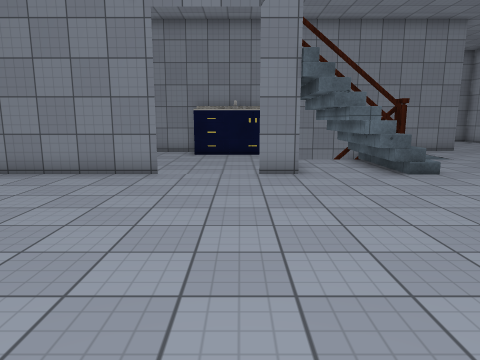
View 1 (above)

17 first-person views from a walk through a scene from a Unity 3-D project. The camera is 1.5 m above the floor, tilts 10° down and sees 70° across. Doors are open. The floor is counted in squares, 1 m on a side. Each view is taken from the middle of a square. On the plan, view 1 faces up. The plan holds only what a view shows up to about 16 squares ahead; the rest is blank. The place goes on beyond the plan. The player character is not drawn. Surface patterns are stand-ins for the level's own textures.

View 2
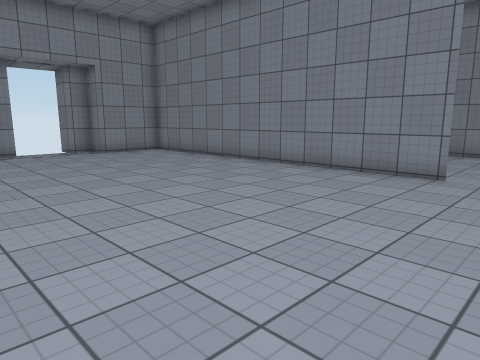

View 3
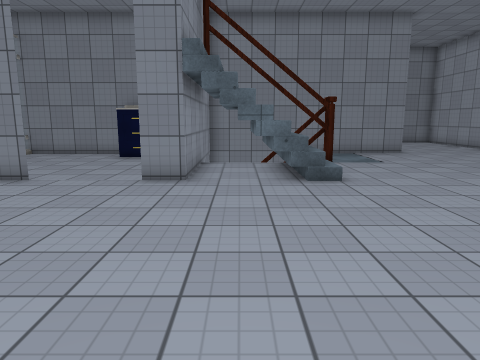

View 4
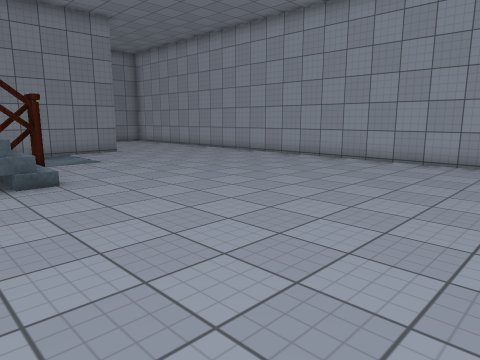

View 5
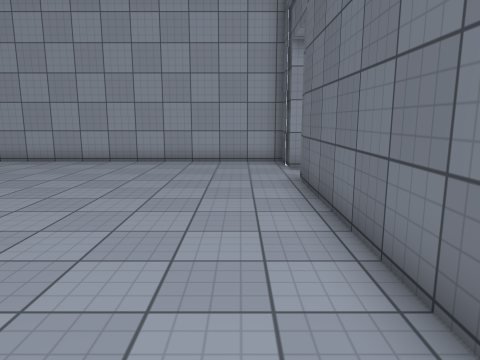

View 6
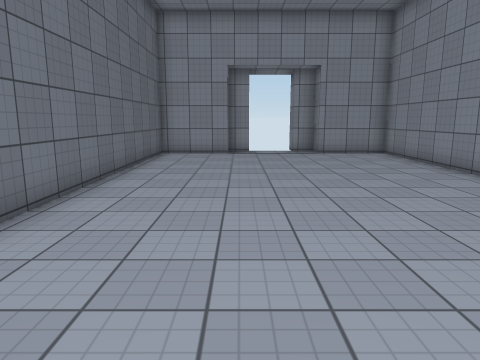

View 7
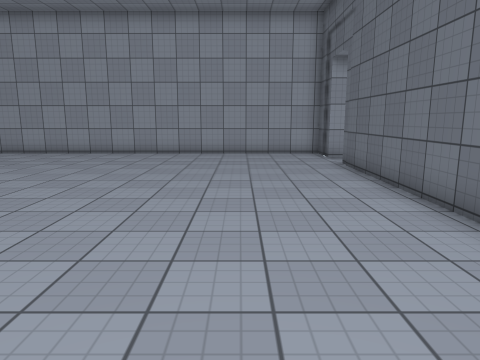

View 8
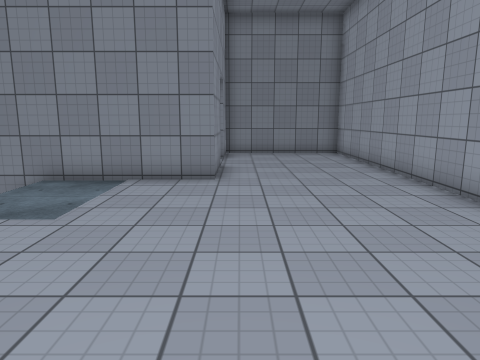

View 9
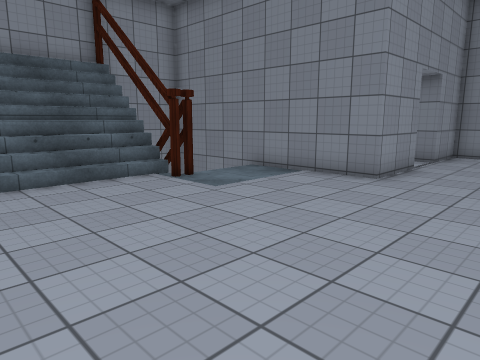

View 10
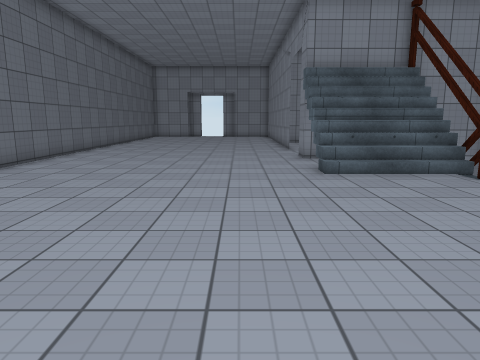

View 11
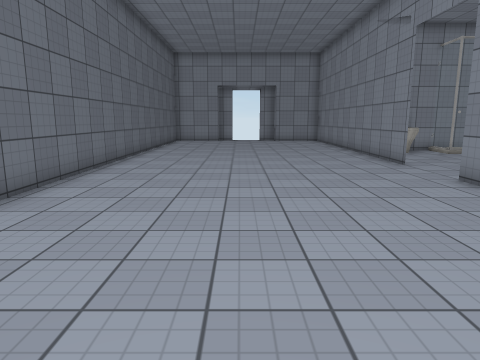

View 12
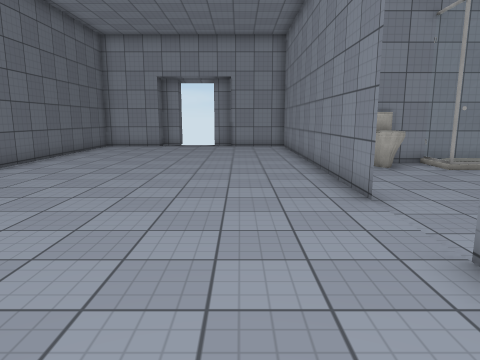

View 13
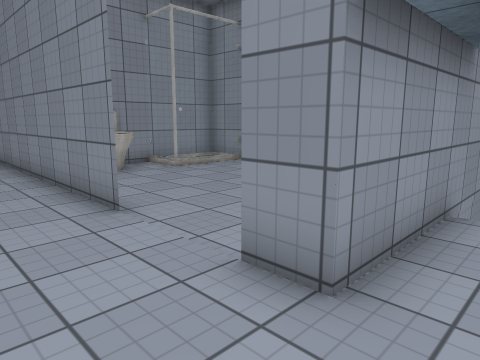

View 14
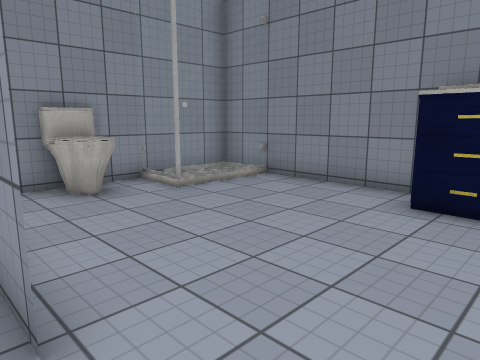

View 15
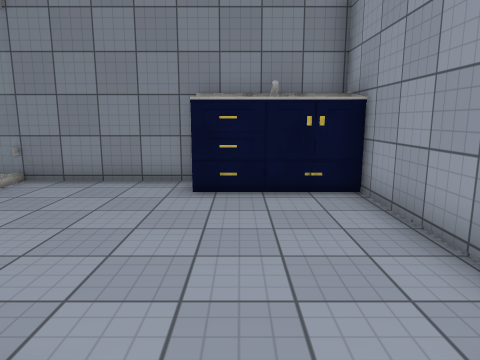

View 16
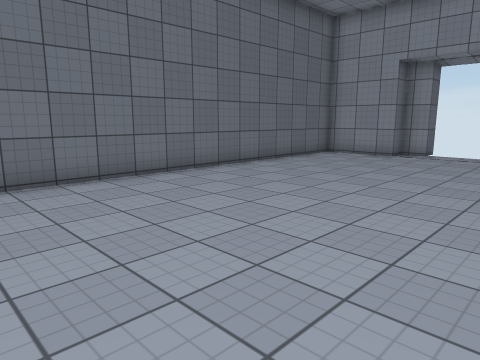

View 17
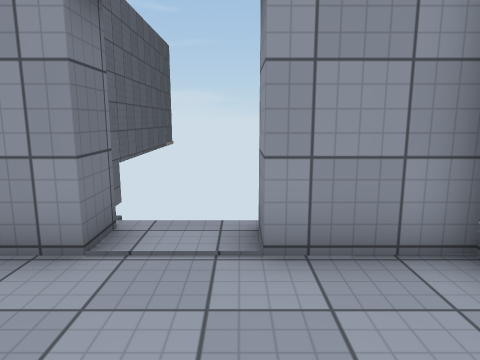

### Floor plan
Points are (right, up) in squares from view 1. A wall is a line through its corners. A room is listed if a view was taken in it or the views show most of it. See-through windows are left out.
Room 1 (views 1, 2, 3, 4, 5, 6, 7, 8, 9, 10, 11, 12, 13, 14, 15, 16, 17)
walls: (1.6, 11.5) (1.6, 15.4) (1.6, 9.5) (0.5, 9.5); (-2.3, 9.5) (-15.4, 9.5) (-15.4, 6.5) (-16.4, 6.5) (-16.4, 5.5); (4.6, 13.2) (3.9, 13.1); (6.2, 13.1) (5.2, 13.3); (6.1, 13.4) (4.7, 13); (6.4, 13.2) (3.9, 13.2); (6.4, 13.7) (5.1, 13.7); (-2.1, 16.6) (-8.3, 16.6) (-8.3, 12.4); (-6.6, 16.6) (-6.6, 13.7) (-8.4, 13.7); (10.4, 19.3) (10.4, 16.6) (1.6, 16.6); (13.9, -0.5) (15.4, -0.5) (15.4, 23.6) (10.4, 23.6) (10.4, 21.3); (-16.4, 3.4) (-16.4, 2.5) (-15.4, 2.5) (-15.4, -0.5) (12, -0.5)
ways out: open door at (-17, 4.5); open door at (10, 20.5); open door at (12.5, -1)
objects: toilet (-8, 11) to (-7, 12); other object (-2, 15) to (2, 16)

Where each view was taken, in squares from view 1:
view 1: 0 up, 0 right, facing up
view 2: 0 up, 0 right, facing up-left
view 3: 1 up, 3 right, facing up
view 4: 1 up, 3 right, facing up-right
view 5: 1 up, 3 right, facing right
view 6: 3 up, 0 right, facing left
view 7: 3 up, 0 right, facing right
view 8: 8 up, 11 right, facing up
view 9: 8 up, 14 right, facing up-left
view 10: 7 up, 15 right, facing left
view 11: 4 up, 9 right, facing left
view 12: 7 up, 4 right, facing left
view 13: 7 up, 3 right, facing up-left
view 14: 9 up, 0 right, facing up-left
view 15: 8 up, 1 left, facing up
view 16: 8 up, 1 left, facing down-left
view 17: 21 up, 14 right, facing left
